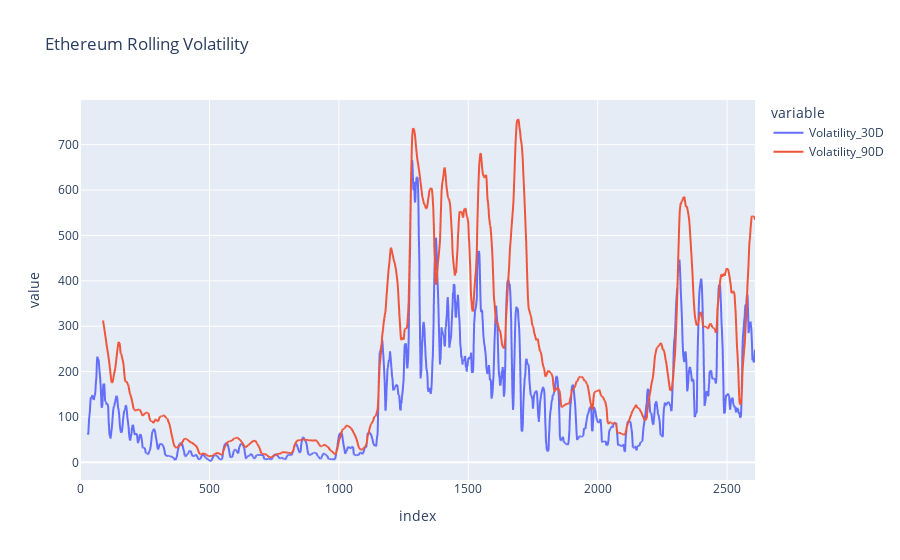

Notebook source saved alongside this figure:
### Code cell
eth_data['Volatility_30D'] = eth_data['Close'].rolling(window=30).std()
eth_data['Volatility_90D'] = eth_data['Close'].rolling(window=90).std()

fig_volatility = px.line(eth_data, x=eth_data.index, y=['Volatility_30D', 'Volatility_90D'],
                       title='Ethereum Rolling Volatility')
fig_volatility.show()

### Figure 1 — Plotly figure (JSON) as saved in the notebook; plotly's stock layout.template omitted (floating-point values rounded to 4 significant figures; data arrays with more than 128 entries replaced by an {"elided": "..."} marker saying what was removed)
{"data": [{"hovertemplate": "variable=Volatility_30D<br>index=%{x}<br>value=%{y}<extra></extra>", "legendgroup": "Volatility_30D", "line": {"color": "#636efa", "dash": "solid"}, "marker": {"symbol": "circle"}, "mode": "lines", "name": "Volatility_30D", "showlegend": true, "type": "scattergl", "x": {"elided": "2609 int values"}, "xaxis": "x", "y": {"elided": "2609 float values"}, "yaxis": "y"}, {"hovertemplate": "variable=Volatility_90D<br>index=%{x}<br>value=%{y}<extra></extra>", "legendgroup": "Volatility_90D", "line": {"color": "#EF553B", "dash": "solid"}, "marker": {"symbol": "circle"}, "mode": "lines", "name": "Volatility_90D", "showlegend": true, "type": "scattergl", "x": {"elided": "2609 int values"}, "xaxis": "x", "y": {"elided": "2609 float values"}, "yaxis": "y"}], "layout": {"legend": {"title": {"text": "variable"}, "tracegroupgap": 0}, "title": {"text": "Ethereum Rolling Volatility"}, "xaxis": {"anchor": "y", "domain": [0, 1], "title": {"text": "index"}}, "yaxis": {"anchor": "x", "domain": [0, 1], "title": {"text": "value"}}}}
